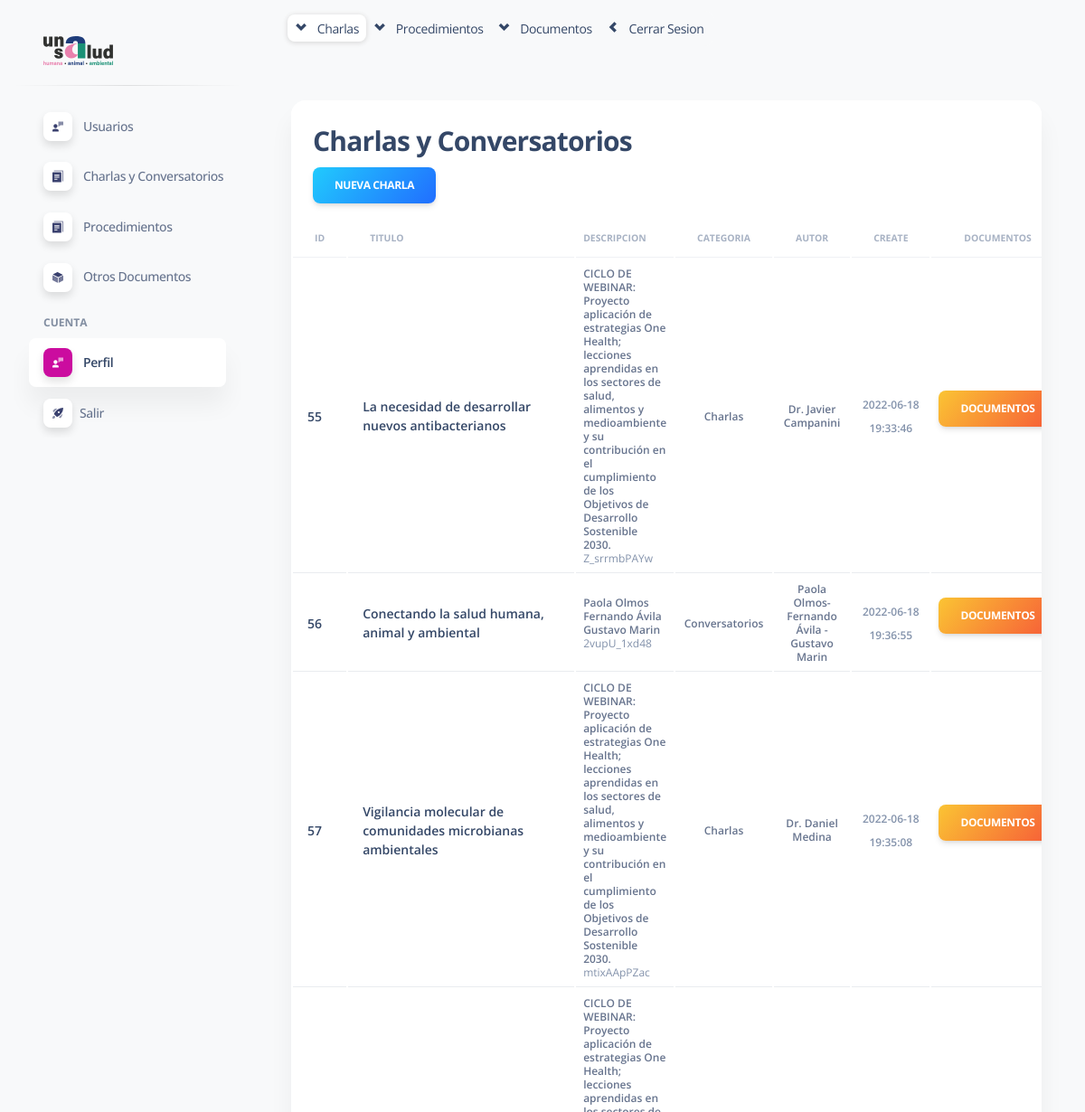
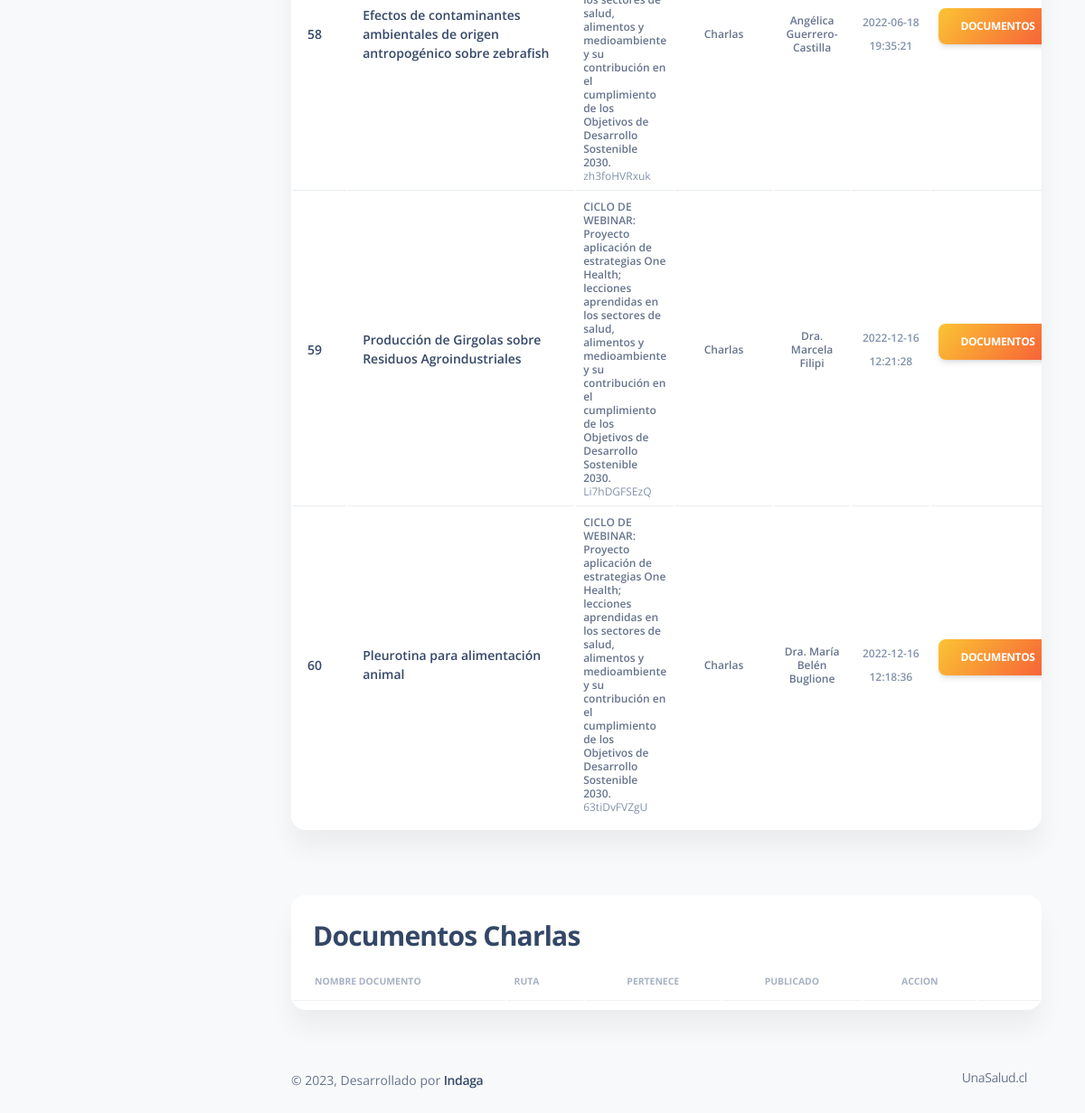
Screenshot of /admin/Layout/index.php?page=3 (signed in) with the database file from the repository (2 pictures, top to bottom).
### tables this page shows
CREATE TABLE `charlas` (
  `id_char` int(11) NOT NULL,
  `nombre` varchar(255) NOT NULL,
  `descripcion` text NOT NULL,
  `link_video` varchar(255) NOT NULL,
  `create_at` datetime DEFAULT CURRENT_TIMESTAMP ON UPDATE CURRENT_TIMESTAMP,
  `id_usuario` int(11) NOT NULL,
  `id_categoria` int(11) NOT NULL,
  `id_categoria_2` int(11) NOT NULL,
  `autor` varchar(100) DEFAULT NULL,
  `correo` varchar(150) NOT NULL
);

CREATE TABLE `categorias` (
  `id_cat` int(11) NOT NULL,
  `nombre_cat` varchar(150) NOT NULL
);

### admin/Layout/Charlas/index.php (the view, shortened to what this page needs)
<?php
include('../Config/Database.php');
?>
<div class="container-fluid py-4">
    <div class="row">
        <div class="col-12">
            <div class="card mb-4">
                <div class="card-header pb-0">
                <h3>Charlas y Conversatorios</h3>
                <a class="btn bg-gradient-info" href="?page=7">Nueva Charla</a>
                </div>
                <div class="card-body px-0 pt-0 pb-2">
                    <div class="table-responsive p-0">
                        <table class="table align-items-center mb-0">
                            <thead>
                                <tr>
                                    <th class="text-uppercase text-secondary text-xxs font-weight-bolder opacity-7">ID</th>
                                    <th class="text-uppercase text-secondary text-xxs font-weight-bolder opacity-7">Titulo</th>
                                    <th class="text-uppercase text-secondary text-xxs font-weight-bolder opacity-7 ps-2">Descripcion</th>
                                    <th class="text-center text-uppercase text-secondary text-xxs font-weight-bolder opacity-7">Categoria</th>
                                    <th class="text-center text-uppercase text-secondary text-xxs font-weight-bolder opacity-7">Autor</th>
                                    <th class="text-center text-uppercase text-secondary text-xxs font-weight-bolder opacity-7">Create</th>
                                    <th class="text-center text-uppercase text-secondary text-xxs font-weight-bolder opacity-7">Documentos</th>
                                </tr>
                            </thead>
                            <tbody>
                                <?php
                                $query = "SELECT *
                                        FROM charlas C
                                        INNER JOIN usuarios U
                                        ON C.id_usuario = U.id_usuario
                                        JOIN categorias CA
                                        ON C.id_categoria = CA.id_cat";
                                $result_task = mysqli_query($conn, $query);
                                while ($row = mysqli_fetch_Array($result_task)) {
                                ?>
                                    <tr>
                                        <td>
                                            <div class="d-flex px-2 py-1">
                                                <div class="d-flex flex-column justify-content-center">
                                                    <h6 class="mb-0 text-sm"><?php echo $row['id_char'] ?></h6>
                                                </div>
                                            </div>
                                        </td>
                                        <td>
                                            <div class="d-flex px-2 py-1">
                                                <div class="d-flex flex-column justify-content-center" style="width:400px">
                                                    <h6 class="mb-0 text-sm"><?php echo $row['nombre'] ?></h6>
                                                </div>
                                            </div>
                                        </td>
                                        <td>
                                            <p class="text-xs font-weight-bold mb-0"><?php echo $row['descripcion'] ?></p>
                                            <p class="text-xs text-secondary mb-0"><?php echo $row['link_video'] ?></p>
                                        </td>
                                        <td class="align-middle text-center text-sm">
                                            <p class="text-xs font-weight-bold mb-0"><?php echo $row['nombre_cat'] ?></p>
                                        </td>
                                        <td class="align-middle text-center text-sm">
                                            <p class="text-xs font-weight-bold mb-0"><?php echo $row['autor'] ?></p>
                                        </td>
                                        <td class="align-middle text-center">
                                            <span class="text-secondary text-xs font-weight-bold"><?php echo $row['create_at'] ?></span>
                                        </td>
                                        <td class="align-middle">
                                            <form action="Charlas/create-doc.php" method="post">
                                                <input class="btn bg-gradient-warning" type="submit" name="edit" value="Documentos">
                                            </form>
                                        </td>
                                    </tr>
                                <?php
                                }
                                ?>
                            </tbody>
                        </table>
                    </div>
                </div>
            </div>
        </div>
    </div>
</div>
<div class="container-fluid py-4">
    <div class="row">
        <div class="col-12">
            <div class="card mb-4">
                <div class="card-header pb-0">
                    <h3>Documentos Charlas</h3>
                </div>
                <div class="card-body px-0 pt-0 pb-2">
                    <div class="table-responsive p-0">
                        <table class="table align-items-center mb-0">
                            <thead>
                                <tr>
                                    <th class="text-uppercase text-secondary text-xxs font-weight-bolder opacity-7">Nombre documento</th>
                                    <th class="text-uppercase text-secondary text-xxs font-weight-bolder opacity-7 ps-2">Ruta</th>
                                    <th class="text-center text-uppercase text-secondary text-xxs font-weight-bolder opacity-7">Pertenece</th>
                                    <th class="text-center text-uppercase text-secondary text-xxs font-weight-bolder opacity-7">Publicado</th>
                                    <th class="text-center text-uppercase text-secondary text-xxs font-weight-bolder opacity-7">Accion</th>
                                    <th class="text-secondary opacity-7"></th>
                                </tr>
                            </thead>
                        </table>
                    </div>
                </div>
            </div>
        </div>
    </div>
</div>

### rows the page displays
charlas: id_char "55", nombre "La necesidad de desarrollar nuevos antibacterianos", descripcion "CICLO DE WEBINAR: Proyecto aplicación de estrategias One Health; lecciones aprendidas en los sectores de salud, alimentos y medioambiente y su contribución en el cumplimiento de los Objetivos de Desarrollo Sostenible 2030.", link_video "Z_srrmbPAYw", id_categoria.nombre_cat "Charlas", autor "Dr. Javier Campanini", create_at "2022-06-18 19:33:46"
charlas: id_char "56", nombre "Conectando la salud humana, animal y ambiental", descripcion "Paola Olmos Fernando Ávila Gustavo Marin", link_video "2vupU_1xd48", id_categoria.nombre_cat "Conversatorios", autor "Paola Olmos- Fernando Ávila - Gustavo Marin", create_at "2022-06-18 19:36:55"
charlas: id_char "57", nombre "Vigilancia molecular de comunidades microbianas ambientales", descripcion "CICLO DE WEBINAR: Proyecto aplicación de estrategias One Health; lecciones aprendidas en los sectores de salud, alimentos y medioambiente y su contribución en el cumplimiento de los Objetivos de Desarrollo Sostenible 2030.", link_video "mtixAApPZac", id_categoria.nombre_cat "Charlas", autor "Dr. Daniel Medina", create_at "2022-06-18 19:35:08"
charlas: id_char "58", nombre "Efectos de contaminantes ambientales de origen antropogénico sobre zebrafish", descripcion "CICLO DE WEBINAR: Proyecto aplicación de estrategias One Health; lecciones aprendidas en los sectores de salud, alimentos y medioambiente y su contribución en el cumplimiento de los Objetivos de Desarrollo Sostenible 2030.", link_video "zh3foHVRxuk", id_categoria.nombre_cat "Charlas", autor "Angélica Guerrero-Castilla", create_at "2022-06-18 19:35:21"
charlas: id_char "59", nombre "Producción de Girgolas sobre Residuos Agroindustriales", descripcion "CICLO DE WEBINAR: Proyecto aplicación de estrategias One Health; lecciones aprendidas en los sectores de salud, alimentos y medioambiente y su contribución en el cumplimiento de los Objetivos de Desarrollo Sostenible 2030.", link_video "Li7hDGFSEzQ", id_categoria.nombre_cat "Charlas", autor "Dra. Marcela Filipi", create_at "2022-12-16 12:21:28"
charlas: id_char "60", nombre "Pleurotina para alimentación animal", descripcion "CICLO DE WEBINAR: Proyecto aplicación de estrategias One Health; lecciones aprendidas en los sectores de salud, alimentos y medioambiente y su contribución en el cumplimiento de los Objetivos de Desarrollo Sostenible 2030.", link_video "63tiDvFVZgU", id_categoria.nombre_cat "Charlas", autor "Dra. María Belén Buglione", create_at "2022-12-16 12:18:36"
